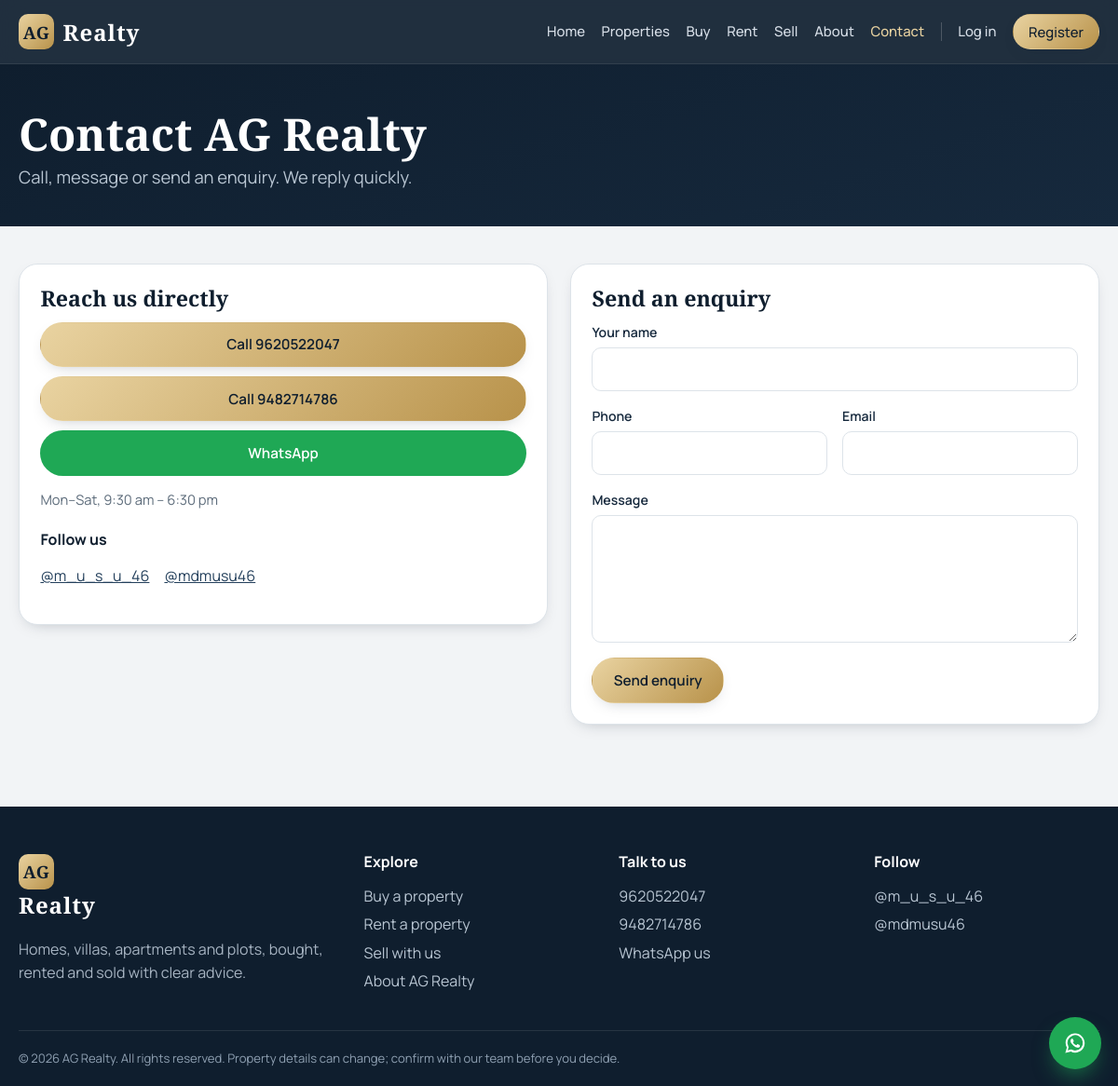
The app's page /contact with its own data.
### tables this page shows
CREATE TABLE settings (
  key TEXT PRIMARY KEY,
  value TEXT NOT NULL DEFAULT ''
);

CREATE TABLE social_links (
  id INTEGER PRIMARY KEY AUTOINCREMENT,
  platform TEXT NOT NULL,
  label TEXT NOT NULL,
  url TEXT NOT NULL DEFAULT '',
  active INTEGER NOT NULL DEFAULT 1,
  sort_order INTEGER NOT NULL DEFAULT 0
);

### app.py (the view)
@app.route("/contact")
def contact():
    return render_template("contact.html")

### app.py (called while the page is built)
def db():
    if "db" not in g:
        g.db = get_db()
    return g.db

def csrf_token():
    if "csrf" not in session:
        session["csrf"] = secrets.token_hex(16)
    return session["csrf"]

@app.before_request
def csrf_protect():
    if request.method == "POST":
        sent = request.form.get("csrf_token") or request.headers.get("X-CSRF-Token") or ""
        expected = session.get("csrf")
        if not expected or not sent or not secrets.compare_digest(sent, expected):
            abort(400, "Your security token expired. Go back, refresh the page and try again.")

@app.after_request
def headers(resp):
    resp.headers.setdefault("X-Content-Type-Options", "nosniff")
    resp.headers.setdefault("X-Frame-Options", "SAMEORIGIN")
    resp.headers.setdefault("Referrer-Policy", "strict-origin-when-cross-origin")
    return resp

def current_user():
    if "cu" not in g:
        g.cu = None
        if session.get("user_id"):
            g.cu = db().execute("SELECT * FROM users WHERE id=? AND is_active=1", (session["user_id"],)).fetchone()
            if not g.cu:
                session.pop("user_id", None)
    return g.cu

def current_admin():
    if "ca" not in g:
        g.ca = None
        if session.get("admin_id"):
            g.ca = db().execute("SELECT * FROM admins WHERE id=?", (session["admin_id"],)).fetchone()
    return g.ca

def digits(s):
    d = re.sub(r"\D", "", s or "")
    return "91" + d if len(d) == 10 else d

@app.context_processor
def inject():
    d = db()
    site = {r["key"]: r["value"] for r in d.execute("SELECT key, value FROM settings")}
    socials = d.execute("SELECT * FROM social_links WHERE active=1 AND url!='' ORDER BY sort_order, id").fetchall()
    def wa_link(text=""):
        return f"https://wa.me/{digits(site.get('whatsapp'))}?text={quote(text)}"
    return dict(now_year=time.strftime('%Y'), site=site, socials=socials, current_user=current_user(), current_admin=current_admin(),
                csrf_token=csrf_token, media_url=media_url, wa_link=wa_link, IMAGE_KINDS=IMAGE_KINDS,
                VIDEO_KINDS=VIDEO_KINDS, FACILITY_CATS=FACILITY_CATS, PROPERTY_TYPES=PROPERTY_TYPES,
                VISUAL_CHOICES=VISUAL_CHOICES)

### database.py (called while the page is built)
def get_db():
    conn = sqlite3.connect(DB_PATH)
    conn.row_factory = sqlite3.Row
    conn.execute("PRAGMA foreign_keys = ON")
    return conn

### templates/contact.html (shortened to what this page needs)
{% extends "base.html" %}
{% from "_macros.html" import enquiry_form with context %}
{% block content %}
<section class="page-head"><div class="wrap"><h1>Contact AG Realty</h1><p class="lead">Call, message or send an enquiry. We reply quickly.</p></div></section>
<section class="wrap section contact-grid">
  <div class="side-card">
    <h3>Reach us directly</h3>
    <div class="side-actions">
      {% for n in (site.phone1, site.phone2) if n %}
        <a class="btn btn-gold" href="tel:+91{{ n }}">Call {{ n }}</a>
      {% endfor %}
      <a class="btn btn-wa" target="_blank" rel="noopener" href="{{ wa_link('Hello AG Realty, I would like to talk about a property.') }}">WhatsApp</a>
    </div>
    {% if site.hours %}<p class="note">{{ site.hours }}</p>{% endif %}
    {% if socials %}<h4>Follow us</h4><p class="social-list">{% for s in socials %}<a href="{{ s.url }}" target="_blank" rel="noopener">{{ s.label }}</a>{% endfor %}</p>{% endif %}
  </div>
  <div class="side-card"><h3>Send an enquiry</h3>{{ enquiry_form(None, url_for('contact')) }}</div>
</section>
{% endblock %}

### templates/base.html (shortened to what this page needs)
<!doctype html>
<html lang="en">
<head>
<link rel="stylesheet" href="{{ url_for('static', filename='css/style.css') }}">
</head>
<body data-csrf="{{ csrf_token() }}" data-logged-in="{{ 1 if current_user else 0 }}" data-login-url="{{ url_for('login') }}">
<header class="site-header">
  <div class="wrap bar">
    <a class="brand" href="{{ url_for('index') }}" aria-label="AG Realty home"><span class="mark">AG</span><span class="brand-name">Realty</span></a>
    <nav id="nav" class="nav">
      <a href="{{ url_for('index') }}" {% if request.endpoint=='index' %}class="on"{% endif %}>Home</a>
      <a href="{{ url_for('properties') }}" {% if request.endpoint in ('properties','property_detail') %}class="on"{% endif %}>Properties</a>
      <a href="{{ url_for('buy') }}" {% if request.endpoint=='buy' %}class="on"{% endif %}>Buy</a>
      <a href="{{ url_for('rent') }}" {% if request.endpoint=='rent' %}class="on"{% endif %}>Rent</a>
      <a href="{{ url_for('sell') }}" {% if request.endpoint=='sell' %}class="on"{% endif %}>Sell</a>
      <a href="{{ url_for('about') }}" {% if request.endpoint=='about' %}class="on"{% endif %}>About</a>
      <a href="{{ url_for('contact') }}" {% if request.endpoint=='contact' %}class="on"{% endif %}>Contact</a>
      {% if current_user %}
        <a href="{{ url_for('favorites') }}">Favorites</a>
        <a href="{{ url_for('dashboard') }}">My account</a>
        <form method="post" action="{{ url_for('logout') }}" class="inline"><input type="hidden" name="csrf_token" value="{{ csrf_token() }}"><button class="linklike">Log out</button></form>
      {% else %}
        <a href="{{ url_for('login') }}">Log in</a>
        <a href="{{ url_for('register') }}" class="btn btn-sm btn-gold">Register</a>
      {% endif %}
    </nav>
  </div>
</header>
<main>{% block content %}{% endblock %}</main>
<footer class="site-footer">
  <div class="wrap foot-grid">
    <div>
      <a class="brand light" href="{{ url_for('index') }}"><span class="mark">AG</span><span class="brand-name">Realty</span></a>
      <p class="muted-l">Homes, villas, apartments and plots, bought, rented and sold with clear advice.</p>
    </div>
    <div>
      <h4>Explore</h4>
      <a href="{{ url_for('buy') }}">Buy a property</a><a href="{{ url_for('rent') }}">Rent a property</a>
      <a href="{{ url_for('sell') }}">Sell with us</a><a href="{{ url_for('about') }}">About AG Realty</a>
    </div>
    <div>
      <h4>Talk to us</h4>
      {% if site.phone1 %}<a href="tel:+91{{ site.phone1 }}">{{ site.phone1 }}</a>{% endif %}
      {% if site.phone2 %}<a href="tel:+91{{ site.phone2 }}">{{ site.phone2 }}</a>{% endif %}
      <a href="{{ wa_link('Hello AG Realty, I would like to know more about your properties.') }}" target="_blank" rel="noopener">WhatsApp us</a>
    </div>
    <div>
      <h4>Follow</h4>
      {% for s in socials %}<a href="{{ s.url }}" target="_blank" rel="noopener">{{ s.label }}</a>{% else %}<span class="muted-l">Social links coming soon.</span>{% endfor %}
    </div>
  </div>
  <div class="wrap legal">© {{ now_year }} AG Realty. All rights reserved. Property details can change; confirm with our team before you decide.</div>
</footer>
<a class="wa-float" href="{{ wa_link('Hello AG Realty, I have an enquiry about a property.') }}" target="_blank" rel="noopener" aria-label="Chat on WhatsApp">
</a>
</body>
</html>

### style.css (style rules this page uses)
:root { --ink:#0F1E2E; --ink-2:#16293D; --ink-3:#24405C; --brass:#B8924A; --brass-l:#E9D3A1; --brass-d:#8E6C2E; --mist:#F2F4F6; --paper:#fff; --line:#DDE3E9; --text:#1B2733; --muted:#5C6B7A; --ok:#1F7A4D; --warn:#B26A00; --bad:#B3261E; --wa:#1FA855; --serif:"Cormorant Garamond",Georgia,"Times New Roman",serif; --sans:"Manrope",system-ui,-apple-system,"Segoe UI",Roboto,sans-serif; --shadow:0 18px 40px -22px rgba(15,30,46,.45); --shadow-s:0 6px 18px -10px rgba(15,30,46,.35); }
*,*::before,*::after { box-sizing:border-box }
html { scroll-behavior:smooth }
body { margin:0;font-family:var(--sans);color:var(--text);background:var(--mist);line-height:1.6;font-size:16px;-webkit-font-smoothing:antialiased }
a { color:var(--ink-3) }
h1,h2,h3,h4 { font-family:var(--serif);color:var(--ink);line-height:1.12;margin:0 0 .5em;font-weight:600 }
h1 { font-size:clamp(2.3rem,5vw,3.9rem) }
h3 { font-size:1.45rem }
h4 { font-size:1.15rem;margin-top:1.2em }
.wrap { width:min(1180px,100% - 2.5rem);margin-inline:auto }
.section { padding:2.5rem 0 }
.muted-l { color:#A7B4C2 }
.note { color:var(--muted);font-size:.92rem }
.lead { font-size:1.15rem;color:var(--muted);max-width:60ch }
.btn { display:inline-flex;align-items:center;justify-content:center;gap:.5rem;padding:.8rem 1.4rem;border-radius:999px;border:1px solid transparent;font:600 .95rem var(--sans);cursor:pointer;text-decoration:none;transition:transform .18s,box-shadow .18s,background .18s }
.btn-sm { padding:.5rem 1rem;font-size:.85rem }
.btn-gold { background:linear-gradient(135deg,var(--brass-l),var(--brass));color:var(--ink);box-shadow:var(--shadow-s) }
.btn-wa { background:var(--wa);color:#fff }
.site-header { position:sticky;top:0;z-index:50;background:rgba(15,30,46,.92);backdrop-filter:blur(14px);border-bottom:1px solid rgba(255,255,255,.08) }
.bar { display:flex;align-items:center;justify-content:space-between;min-height:68px;gap:1rem }
.brand { display:flex;align-items:center;gap:.6rem;text-decoration:none;color:#fff }
.brand .mark { display:grid;place-items:center;width:38px;height:38px;border-radius:10px;background:linear-gradient(135deg,var(--brass-l),var(--brass));color:var(--ink);font:700 1.15rem var(--serif);letter-spacing:.02em }
.brand-name { font:600 1.5rem var(--serif);letter-spacing:.04em }
.brand.light { color:#fff }
.nav { display:flex;align-items:center;gap:1.1rem;flex-wrap:wrap }
.nav a,.nav .linklike { color:#D6DEE7;text-decoration:none;font-size:.93rem;font-weight:500 }
.nav a:hover,.nav a.on { color:var(--brass-l) }
.nav a.btn { color:var(--ink) }
.page-head { background:linear-gradient(160deg,var(--ink),var(--ink-2));color:#fff;padding:3rem 0 2.4rem }
.page-head h1 { color:#fff;font-size:clamp(2rem,4vw,3rem);margin-bottom:.3rem }
.page-head .lead { color:#B9C6D3;margin:0 }
.side-card { background:#fff;border:1px solid var(--line);border-radius:20px;padding:1.4rem;box-shadow:var(--shadow-s) }
.side-card h3 { margin-bottom:.8rem }
.side-card h4 { font:700 1rem var(--sans);margin:1.2rem 0 .6rem }
.side-actions { display:grid;gap:.6rem;margin-bottom:.8rem }
.contact-grid { display:grid;grid-template-columns:1fr 1fr;gap:1.5rem;align-items:start }
.social-list { display:flex;gap:1rem;flex-wrap:wrap }
.site-footer { background:var(--ink);color:#D6DEE7;margin-top:3rem;padding-top:3rem }
.foot-grid { display:grid;grid-template-columns:1.4fr 1fr 1fr 1fr;gap:2rem;padding-bottom:2rem }
.foot-grid h4 { color:#fff;font:700 1rem var(--sans);margin:0 0 .7rem }
.foot-grid a { display:block;color:#B9C6D3;text-decoration:none;padding:.15rem 0 }
.legal { border-top:1px solid rgba(255,255,255,.1);padding:1.2rem 0;font-size:.82rem;color:#8FA0B2 }
.wa-float { position:fixed;right:1.1rem;bottom:1.1rem;width:56px;height:56px;border-radius:50%;background:var(--wa);color:#fff;display:grid;place-items:center;box-shadow:0 12px 24px -8px rgba(31,168,85,.7);z-index:60;transition:transform .2s }

### records on screen
settings: value "9620522047", phone1 "9620522047"
settings: value "9482714786", phone2 "9482714786"
settings: hours "Mon–Sat, 9:30 am – 6:30 pm"
social_links: label "@m_u_s_u_46"
social_links: label "@mdmusu46"

### other values on screen
{{ now_year }} "2026"
